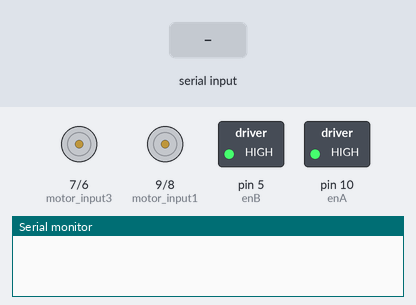
The sketch below on a simulated Arduino Uno, built with avr-gcc and run on an emulated ATmega328P. On the bench: motor-driver pin pairs drawn as motors (green arrow = first pin HIGH = forward, orange = second pin HIGH = backward, longer = more drive), switched loads named in the sketch (green lamp = pin HIGH), the last lines printed to the serial monitor. The inputs (shaded band) are chosen by the test bench.

Above: at 1.2 s.
1.3 s: "back" received over Serial
At 2.6 s:
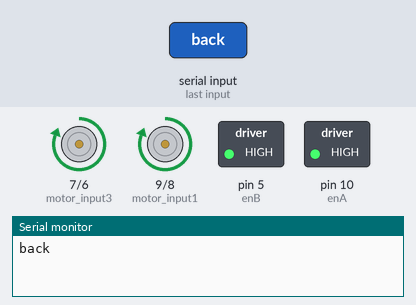
Timing chart, 0 to 7.8 s (numbered marks = the images above; inputs shaded):
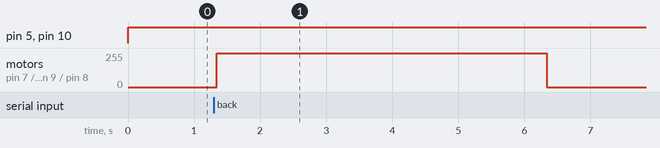

The sketch:

sample_voice01.ino
```cpp
int motor_input1 = 9;
int motor_input2 = 8;
int motor_input3 = 7;
int motor_input4 = 6;
int enA = 10;
int enB = 5;
String voice;
void setup()
{
  Serial.begin(38400);
  pinMode(motor_input1, OUTPUT); //RIGHT MOTOR
  pinMode(motor_input2, OUTPUT); //RIGHT MOTOR
  pinMode(motor_input3, OUTPUT); //LEFT MOTOR
  pinMode(motor_input4, OUTPUT); //LEFT MOTOR
  pinMode(enA, OUTPUT);
  pinMode(enB, OUTPUT);
}
void loop()
{
  analogWrite(enA, 255);
  analogWrite(enB, 255);
  while (Serial.available() > 0)
  {
    delay(10);
    char c = Serial.read();
    if (c == '#')
    {
      break;
    }
    voice += c;
  }
  if (voice == "forward") {
    digitalWrite(motor_input1, LOW);
    digitalWrite(motor_input2, HIGH);
    digitalWrite(motor_input3, LOW);
    digitalWrite(motor_input4, HIGH);
    delay(5000);
  }
  else if (voice == "back") {
    digitalWrite(motor_input1, HIGH);
    digitalWrite(motor_input2, LOW);
    digitalWrite(motor_input3, HIGH);
    digitalWrite(motor_input4, LOW);
    Serial.println(voice);
    delay(5000);
  }
  else if (voice == "left") {
    digitalWrite(motor_input1, LOW);
    digitalWrite(motor_input2, HIGH);
    digitalWrite(motor_input3, HIGH);
    digitalWrite(motor_input4, LOW);
    Serial.println(voice);
    delay(800);
  }
  else if (voice == "right") {
    digitalWrite(motor_input1, HIGH);
    digitalWrite(motor_input2, LOW);
    digitalWrite(motor_input3, LOW);
    digitalWrite(motor_input4, HIGH);
    Serial.println(voice);
    delay(800);
  }
  if (voice.length() > 0)
  {
    Serial.println(voice);
    voice = "";
    digitalWrite(motor_input1, LOW);
    digitalWrite(motor_input2, LOW);
    digitalWrite(motor_input3, LOW);
    digitalWrite(motor_input4, LOW);
  }
}
```

Measured:
- after the input at 1.3 s, motor on pin 7 (motor_input3) / pin 6 (motor_input4), motor on pin 9 (motor_input1) / pin 8 (motor_input2): stopped → forward 255/255 at once, → stopped 5.0 s later
